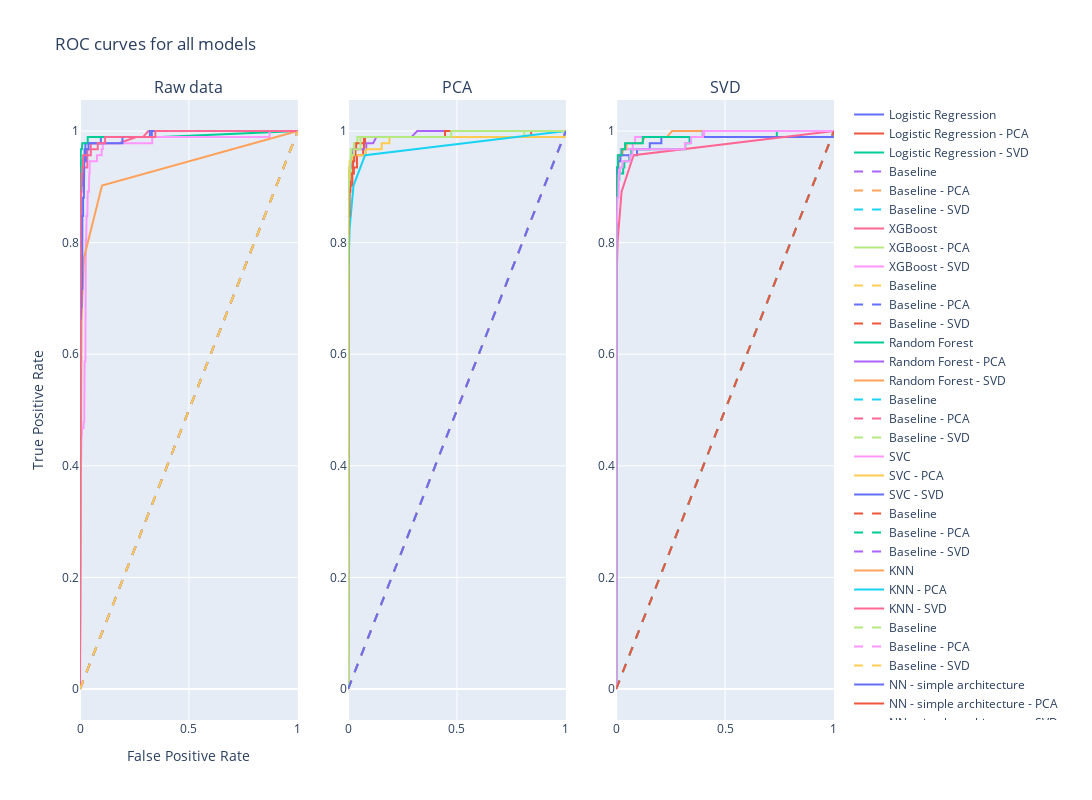

Write notebook code for a chart like this one.
### Code cell
fig = make_subplots(rows=1, cols=3, subplot_titles=('Raw data', 'PCA', 'SVD'))

model_names = ['Logistic Regression', 'XGBoost', 'Random Forest', 'SVC', 'KNN', 'NN - simple architecture', 'NN - advanced architecture']
models_raw = [lr_raw, xgb_raw, rf_raw, svc_raw, knn_raw, nn_simple_raw, nn_advanced_raw]
models_pca = [lr_pca, xgb_pca, rf_pca, svc_pca, knn_pca, nn_simple_pca, nn_advanced_pca]
models_svd = [lr_svd, xgb_svd, rf_svd, svc_svd, knn_svd, nn_simple_svd, nn_advanced_svd]

for model in zip(model_names, models_raw, models_pca, models_svd):
    name = model[0]
    model_raw = model[1]
    model_pca = model[2]
    model_svd = model[3]
    if name == 'NN - simple architecture' or name == 'NN - advanced architecture':
        fpr_raw, tpr_raw, _ = roc_curve(y_test, model_raw.predict(X_test))
        fpr_pca, tpr_pca, _ = roc_curve(y_test, model_pca.predict(X_test_pca))
        fpr_svd, tpr_svd, _ = roc_curve(y_test, model_svd.predict(X_test_svd))
    else:
        fpr_raw, tpr_raw, _ = roc_curve(y_test, model_raw.predict_proba(X_test)[:,1])
        fpr_pca, tpr_pca, _ = roc_curve(y_test, model_pca.predict_proba(X_test_pca)[:,1])
        fpr_svd, tpr_svd, _ = roc_curve(y_test, model_svd.predict_proba(X_test_svd)[:,1])
    fig.add_trace(go.Scatter(x=fpr_raw, y=tpr_raw, name=name, mode='lines'), row=1, col=1)
    fig.add_trace(go.Scatter(x=fpr_pca, y=tpr_pca, name=name+' - PCA', mode='lines'), row=1, col=2)
    fig.add_trace(go.Scatter(x=fpr_svd, y=tpr_svd, name=name+' - SVD', mode='lines'), row=1, col=3)

    fig.add_trace(go.Scatter(x=[0,1], y=[0,1], name='Baseline', mode='lines', line=dict(dash='dash')), row=1, col=1)
    fig.add_trace(go.Scatter(x=[0,1], y=[0,1], name='Baseline - PCA', mode='lines', line=dict(dash='dash')), row=1, col=2)
    fig.add_trace(go.Scatter(x=[0,1], y=[0,1], name='Baseline - SVD', mode='lines', line=dict(dash='dash')), row=1, col=3)

fig.update_layout(title='ROC curves for all models', xaxis_title='False Positive Rate', yaxis_title='True Positive Rate', width=2400, height=800)
fig.show()
